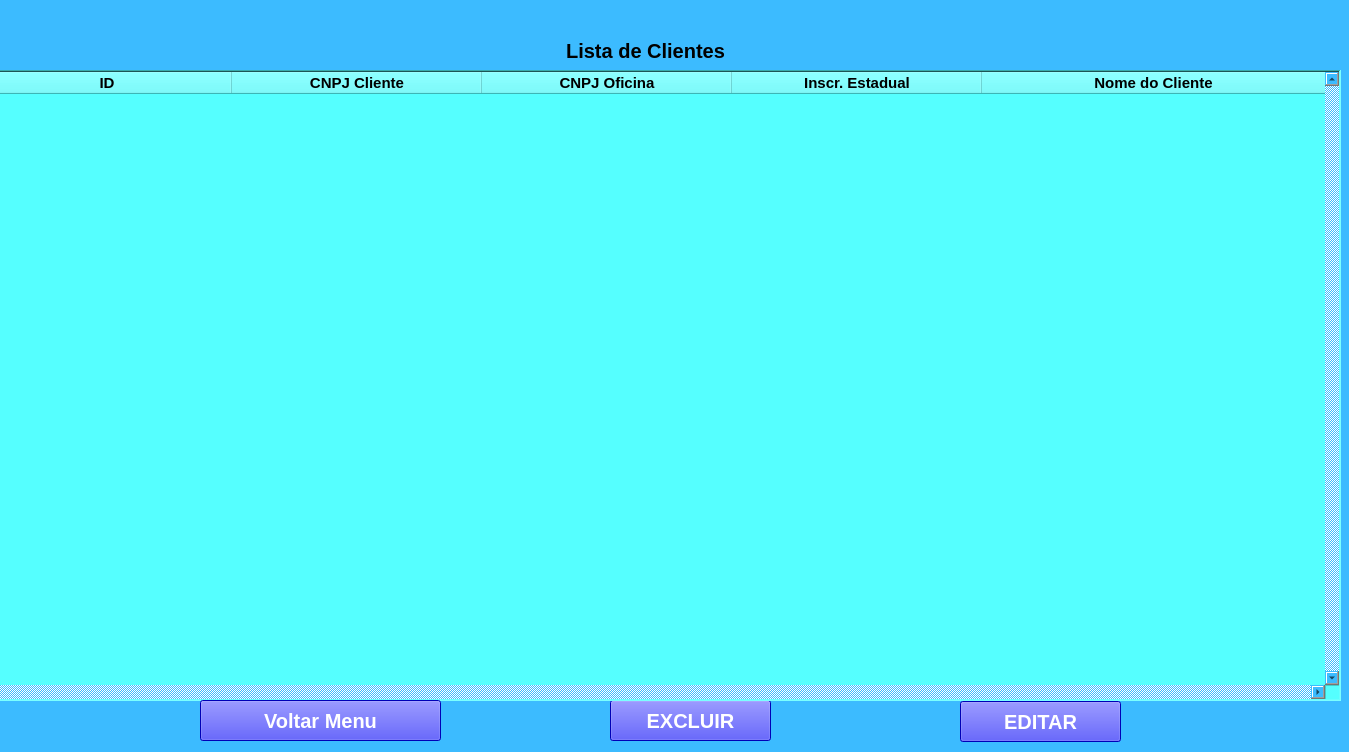
<?xml version="1.0" encoding="UTF-8"?>
<ui version="4.0">
 <class>Listar_clientes</class>
 <widget class="QMainWindow" name="Listar_clientes">
  <property name="geometry">
   <rect>
    <x>0</x>
    <y>0</y>
    <width>1349</width>
    <height>752</height>
   </rect>
  </property>
  <property name="windowTitle">
   <string>Listar Clientes</string>
  </property>
  <property name="styleSheet">
   <string notr="true">background-color: rgb(60, 187, 255);</string>
  </property>
  <property name="documentMode">
   <bool>false</bool>
  </property>
  <property name="dockNestingEnabled">
   <bool>true</bool>
  </property>
  <property name="unifiedTitleAndToolBarOnMac">
   <bool>false</bool>
  </property>
  <widget class="QWidget" name="centralwidget">
   <widget class="QLabel" name="label">
    <property name="geometry">
     <rect>
      <x>-40</x>
      <y>20</y>
      <width>1371</width>
      <height>61</height>
     </rect>
    </property>
    <property name="font">
     <font>
      <pointsize>15</pointsize>
      <weight>75</weight>
      <bold>true</bold>
     </font>
    </property>
    <property name="text">
     <string>Lista de Clientes</string>
    </property>
    <property name="alignment">
     <set>Qt::AlignCenter</set>
    </property>
   </widget>
   <widget class="QPushButton" name="pb_excluir">
    <property name="geometry">
     <rect>
      <x>610</x>
      <y>700</y>
      <width>161</width>
      <height>41</height>
     </rect>
    </property>
    <property name="font">
     <font>
      <pointsize>15</pointsize>
      <weight>75</weight>
      <bold>true</bold>
     </font>
    </property>
    <property name="styleSheet">
     <string notr="true">color: rgb(255, 255, 255);
background-color: rgb(0, 0, 255);</string>
    </property>
    <property name="text">
     <string>EXCLUIR</string>
    </property>
   </widget>
   <widget class="QPushButton" name="pb_editar_cliente">
    <property name="geometry">
     <rect>
      <x>960</x>
      <y>701</y>
      <width>161</width>
      <height>41</height>
     </rect>
    </property>
    <property name="font">
     <font>
      <pointsize>15</pointsize>
      <weight>75</weight>
      <bold>true</bold>
     </font>
    </property>
    <property name="styleSheet">
     <string notr="true">color: rgb(255, 255, 255);
background-color: rgb(0, 0, 255);</string>
    </property>
    <property name="text">
     <string>EDITAR</string>
    </property>
   </widget>
   <widget class="QTableWidget" name="tableWidget">
    <property name="geometry">
     <rect>
      <x>-20</x>
      <y>70</y>
      <width>1361</width>
      <height>631</height>
     </rect>
    </property>
    <property name="minimumSize">
     <size>
      <width>1161</width>
      <height>461</height>
     </size>
    </property>
    <property name="maximumSize">
     <size>
      <width>16777215</width>
      <height>16777215</height>
     </size>
    </property>
    <property name="font">
     <font>
      <pointsize>10</pointsize>
      <weight>75</weight>
      <bold>true</bold>
     </font>
    </property>
    <property name="autoFillBackground">
     <bool>true</bool>
    </property>
    <property name="styleSheet">
     <string notr="true">background-color: rgb(85, 255, 255);</string>
    </property>
    <property name="frameShape">
     <enum>QFrame::WinPanel</enum>
    </property>
    <property name="lineWidth">
     <number>1</number>
    </property>
    <property name="verticalScrollBarPolicy">
     <enum>Qt::ScrollBarAlwaysOn</enum>
    </property>
    <property name="horizontalScrollBarPolicy">
     <enum>Qt::ScrollBarAlwaysOn</enum>
    </property>
    <property name="sizeAdjustPolicy">
     <enum>QAbstractScrollArea::AdjustToContents</enum>
    </property>
    <property name="autoScrollMargin">
     <number>20</number>
    </property>
    <property name="alternatingRowColors">
     <bool>true</bool>
    </property>
    <property name="selectionMode">
     <enum>QAbstractItemView::SingleSelection</enum>
    </property>
    <property name="selectionBehavior">
     <enum>QAbstractItemView::SelectItems</enum>
    </property>
    <property name="showGrid">
     <bool>true</bool>
    </property>
    <property name="gridStyle">
     <enum>Qt::NoPen</enum>
    </property>
    <property name="rowCount">
     <number>0</number>
    </property>
    <attribute name="horizontalHeaderVisible">
     <bool>true</bool>
    </attribute>
    <attribute name="horizontalHeaderCascadingSectionResizes">
     <bool>false</bool>
    </attribute>
    <attribute name="horizontalHeaderDefaultSectionSize">
     <number>250</number>
    </attribute>
    <attribute name="horizontalHeaderHighlightSections">
     <bool>false</bool>
    </attribute>
    <attribute name="horizontalHeaderMinimumSectionSize">
     <number>30</number>
    </attribute>
    <attribute name="horizontalHeaderShowSortIndicator" stdset="0">
     <bool>false</bool>
    </attribute>
    <attribute name="horizontalHeaderStretchLastSection">
     <bool>true</bool>
    </attribute>
    <attribute name="verticalHeaderCascadingSectionResizes">
     <bool>true</bool>
    </attribute>
    <attribute name="verticalHeaderMinimumSectionSize">
     <number>30</number>
    </attribute>
    <column>
     <property name="text">
      <string>ID</string>
     </property>
     <property name="font">
      <font>
       <pointsize>11</pointsize>
       <weight>75</weight>
       <bold>true</bold>
      </font>
     </property>
     <property name="textAlignment">
      <set>AlignCenter</set>
     </property>
    </column>
    <column>
     <property name="text">
      <string>CNPJ Cliente</string>
     </property>
     <property name="font">
      <font>
       <pointsize>11</pointsize>
       <weight>75</weight>
       <bold>true</bold>
      </font>
     </property>
    </column>
    <column>
     <property name="text">
      <string>CNPJ Oficina</string>
     </property>
     <property name="font">
      <font>
       <pointsize>11</pointsize>
       <weight>75</weight>
       <bold>true</bold>
      </font>
     </property>
    </column>
    <column>
     <property name="text">
      <string>Inscr. Estadual</string>
     </property>
     <property name="font">
      <font>
       <pointsize>11</pointsize>
       <weight>75</weight>
       <bold>true</bold>
      </font>
     </property>
    </column>
    <column>
     <property name="text">
      <string>Nome do Cliente</string>
     </property>
     <property name="font">
      <font>
       <pointsize>11</pointsize>
       <weight>75</weight>
       <bold>true</bold>
      </font>
     </property>
    </column>
   </widget>
   <widget class="QPushButton" name="pb_voltar_menu">
    <property name="geometry">
     <rect>
      <x>200</x>
      <y>700</y>
      <width>241</width>
      <height>41</height>
     </rect>
    </property>
    <property name="font">
     <font>
      <pointsize>15</pointsize>
      <weight>75</weight>
      <bold>true</bold>
     </font>
    </property>
    <property name="styleSheet">
     <string notr="true">color: rgb(255, 255, 255);
background-color: rgb(0, 0, 255);</string>
    </property>
    <property name="text">
     <string>Voltar Menu</string>
    </property>
   </widget>
  </widget>
  <widget class="QMenuBar" name="menubar">
   <property name="geometry">
    <rect>
     <x>0</x>
     <y>0</y>
     <width>1349</width>
     <height>26</height>
    </rect>
   </property>
  </widget>
 </widget>
 <resources/>
 <connections/>
</ui>
